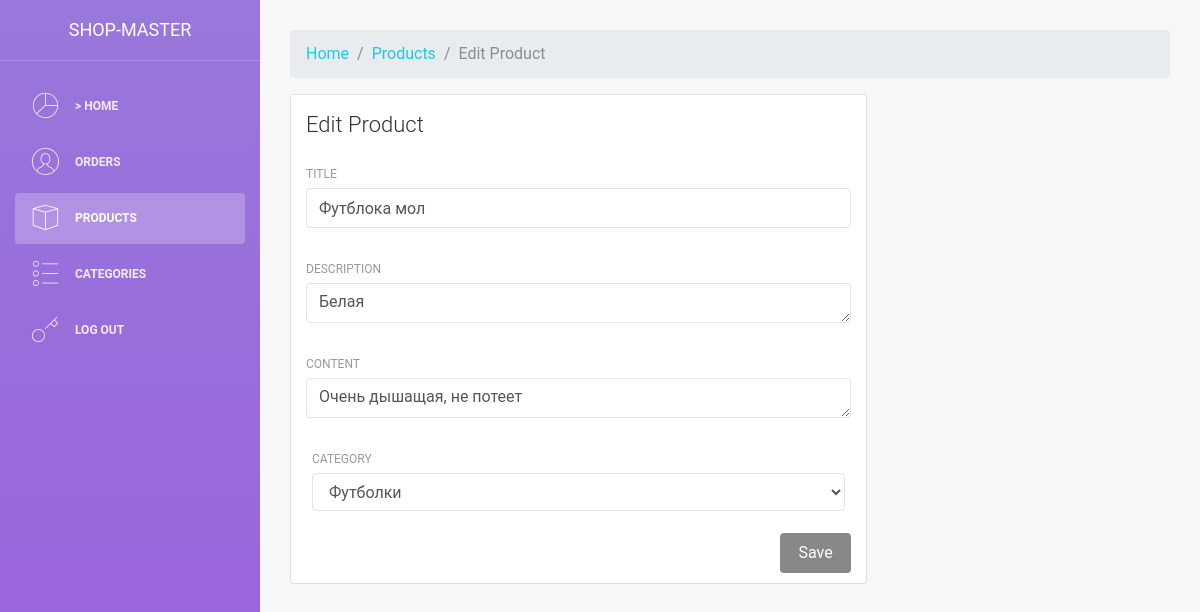
Screenshot of /admin/modules/products/edit.php?id=10 with the database file from the repository.
### tables this page shows
CREATE TABLE `products` (
  `id` int(11) NOT NULL,
  `title` varchar(255) NOT NULL,
  `description` text NOT NULL,
  `content` text NOT NULL,
  `category_id` int(11) NOT NULL,
  `image` varchar(255) NOT NULL,
  `cost` varchar(10) NOT NULL
);

CREATE TABLE `categories` (
  `id` int(11) NOT NULL,
  `title` varchar(255) NOT NULL
);

### admin/modules/products/edit.php (the view, shortened to what this page needs)
<?php
    include $_SERVER['DOCUMENT_ROOT'] ."/configs/db.php";
    include $_SERVER['DOCUMENT_ROOT'] ."/admin/parts/header.php";
    $sql = "SELECT * FROM products WHERE id =" . $_GET["id"];
    $result = $connect->query($sql);
    $row = mysqli_fetch_assoc($result);
 ?>
<nav aria-label="breadcrumb">
  <ol class="breadcrumb">
    <li class="breadcrumb-item"><a href="/admin">Home</a></li>
    <li class="breadcrumb-item active" aria-current="page"><a href="/admin/products.php">Products</a></li>
    <li class="breadcrumb-item active" aria-current="page">Edit Product</li>
  </ol>
</nav>
<div class="row">
    <div class="col-md-8">
        <div class="card">
            <div class="card-header">
                <h4 class="card-title">Edit Product</h4>
            </div>
            <div class="card-body">
                <form method="POST">
                    <div class="row">
                        <div class="col-md-12">
                            <div class="form-group">
                                <label>Title</label>
                                <input name="title" type="text" class="form-control" value="<?php echo $row["title"] ?>">
                            </div>
                        </div>
                    </div>
                    <div class="row">
                        <div class="col-md-12">
                            <div class="form-group">
                                <label>Description</label>
                                <textarea name="description" type="text" class="form-control"><?php echo $row["description"] ?></textarea>
                            </div>
                        </div>
                    </div>
                    <div class="row">
                         <div class="col-md-12">
                            <div class="form-group">
                                <label>Content</label>
                                <textarea name="content" type="text" class="form-control"><?php echo $row["content"] ?></textarea>
                            </div>
                        </div>
                    </div>
                     <div class="col-md-12">
                        <div class="form-group">
                            <label>Category</label>
                           <select class="form-control" name="cat_id">
                                    <?php
                                        $sql2 = "SELECT `title` FROM `categories` WHERE id = " . $row["category_id"];
                                        $result2 = $connect->query($sql2);
                                        $row2 = mysqli_fetch_assoc($result2);
                                        echo "<option value='" . $row2["id"] . "'>  " . $row2["title"] . " </option>";
                                 ?>
                           </select>
                        </div>
                    </div>
                    <button name="submit" value="1" type="submit" class="btn btn-successs btn-fill pull-right">Save</button>
                </form>
            </div>
        </div>
    </div>
</div>

### rows the page displays
products: title "Футблока мол", description "Белая", content "Очень дышащая, не потеет"
categories: cat_id "Футболки"
